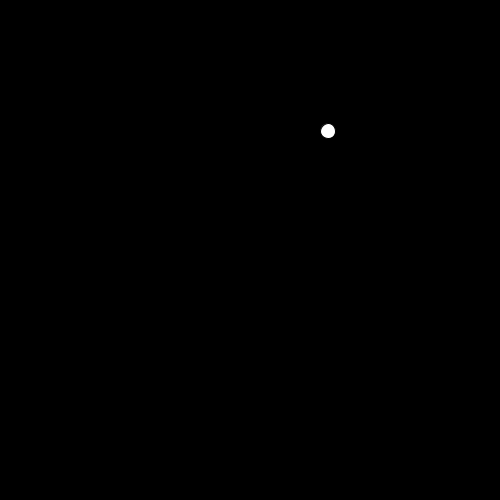
Frame 1 (no input)
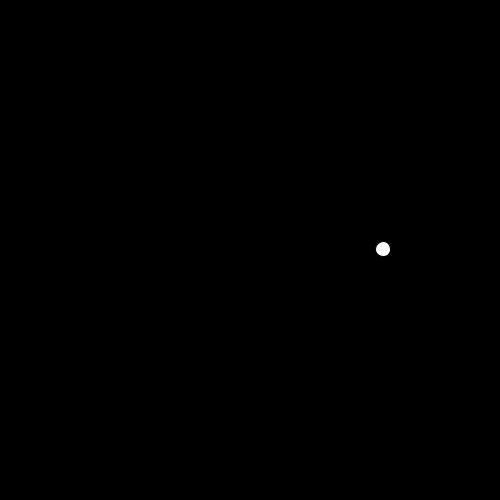
Frame 60 (the mouse pressed at the canvas centre just before this capture)
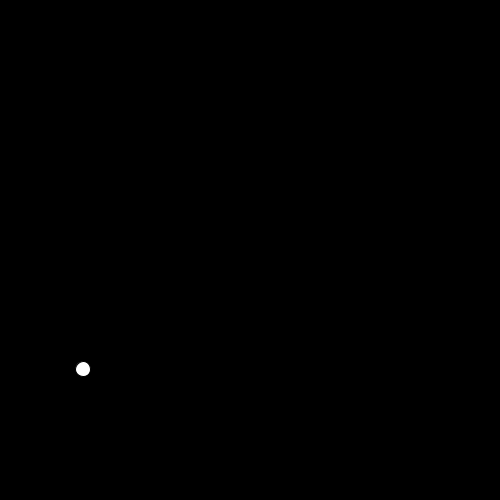
Frame 120 (the mouse held since frame 60 and released just before this capture)

The Processing sketch that drew these frames (run headless with seeded random() and noise(); from frame 60 on, the mouse is pressed at the canvas centre):

// Processing sketch: bouncing_ball
// ── bouncing_ball.pde

// declare and initialize variables
int posx = 0;
int posy = 0;
int incrementx = 5;
int incrementy = 2;

// setup size of canvas, stroke width, fill color
void setup(){
  size(500, 500);
  stroke(0);
  fill(255);
  posx = (int)random(0, width);
  posy = (int)random(0, height);
}

// draw function that continues to run
void draw(){
  background(0);

  if ((posx > width) || (posx < 0)){
    incrementx *= -1;
  } 
  if ((posy > height)||(posy<0)){
    incrementy *= -1; 
  }
  
  posx = posx + incrementx;
  posy = posy + incrementy;
  ellipse(posx, posy, 15, 15);

}

void keyPressed() {
  if (key=='1') {
    save("vern.jpg");
  }
    if (key=='2') {
    save("vern2.jpg");
  }
    if (key=='3') {
    save("vern3.jpg");
  }
    if (key=='4') {
    save("vern4.jpg");
  }
}
